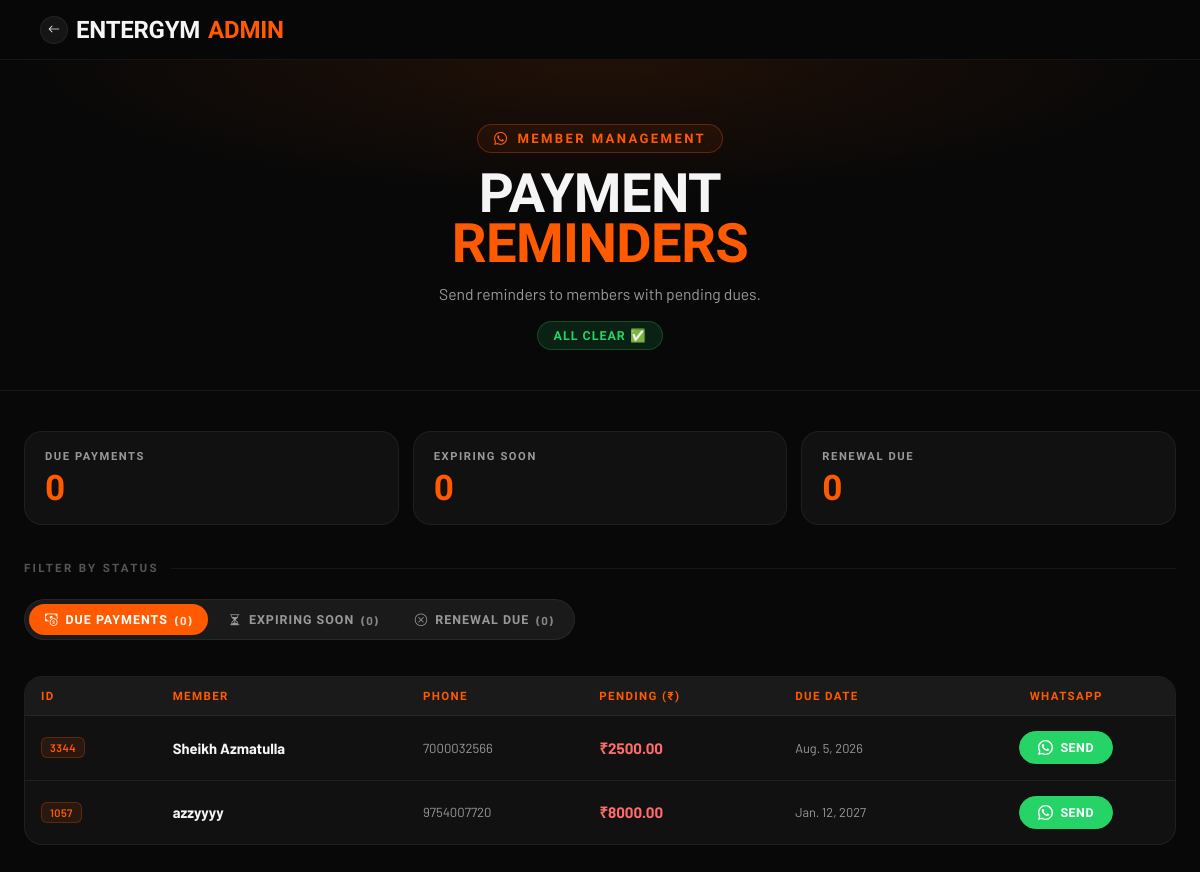
Page /admin-tools/whatsapp/ (signed in) on the committed database.
### AuthFit/models.py (models this page shows, shortened)
class Enrollment(models.Model):
    gym = models.ForeignKey(Gym, on_delete=models.CASCADE, db_index=True)
    objects = GymManager()
    GENDER_CHOICES = [('M', 'Male'), ('F', 'Female')]
    PAYMENT = [("Done", 'Done'), ("Pending", 'Pending')]
    METHOD = [('C', 'CASH'), ('U', 'UPI'), ('B', 'UPI + CASH')]
    SOURCE_CHOICES = [
        ("OWNER", "Owner"),
        ("MEMBER", "Member"),
    ]
    unique_id = models.CharField(max_length=10, editable=False, db_index=True)
    membership_start_date = models.DateField(
        default=timezone.localdate,
        help_text="Actual membership start date. Used to calculate DueDate — "
                "lets owners backdate enrollment for members who joined "
                "before EnterGYM. Distinct from `doj` (record-creation date).",
    )
    user = models.ForeignKey(
        User, on_delete=models.CASCADE, null=True, blank=True
    )
    profile_completed = models.BooleanField(default=False)
    source = models.CharField(max_length=10, choices=SOURCE_CHOICES, default="OWNER")
    fullname = models.CharField(max_length=25)
    email = models.EmailField(blank=True ,null=True)          # blank allowed — owner won't fill this
    gender = models.CharField(max_length=1, choices=GENDER_CHOICES, blank=True ,null=True)
    phone = models.CharField(max_length=10, db_index=True)   # primary lookup field now
    address = models.TextField(blank=True)
    reference = models.CharField(max_length=30, null=True, blank=True)
    selectPlan = models.ForeignKey(MembershipPlan, on_delete=models.CASCADE)
    trainer = models.ForeignKey(
        Trainer, on_delete=models.SET_NULL, null=True, blank=True
    )
    Amount = models.DecimalField(max_digits=10, decimal_places=2)
    paidAmount = models.DecimalField(default=0,max_digits=10,decimal_places=2,null=False)
    paymentDate = models.DateField(blank=True, null=True)
    paymentMethod = models.CharField(
        max_length=1, choices=METHOD, blank=True, null=True
    )
    pendingAmount = models.DecimalField(default=0,max_digits=10,decimal_places=2)
    pendingpaymentMethod = models.CharField(
        max_length=1, choices=METHOD, blank=True, null=True
    )
    pendingpaymentDate =  models.DateField(blank=True, null=True)
    paymentStatus = models.CharField(
        max_length=10, choices=PAYMENT, default="Pending"
    )
    last_expiry_notif_sent = models.DateField(null=True, blank=True)
    initial_invoice_generated = models.BooleanField(
        default=False,
        help_text="Set once the up-front payment collected during Quick Enrollment "
                "has been converted into a Payment + Invoice.",
    )
    doj = models.DateField(auto_now_add=True)
    DueDate = models.DateField(blank=True, null=True,db_index=True)
    created_at = models.DateTimeField(auto_now_add=True)
    is_active = models.BooleanField(default=True, db_index=True)
    is_deleted = models.BooleanField(default=False, db_index=True)
    deleted_at = models.DateTimeField(null=True, blank=True)
    deleted_by = models.ForeignKey(
        User, on_delete=models.SET_NULL, null=True, blank=True, related_name='+'
    )
    face_enrolled = models.BooleanField(default=False)
    face_image = CloudinaryField('image', null=True, blank=True)
    face_embeddings = models.JSONField(default=list, blank=True)
    class Meta:
        unique_together = ('gym', 'unique_id')
        indexes = [
            models.Index(fields=['gym', 'unique_id']),
            models.Index(fields=['gym', 'phone']),
            models.Index(fields=['gym', 'paymentStatus']),
        ]
        constraints = [
            models.UniqueConstraint(
                fields=['gym', 'phone'],
                condition=models.Q(user__isnull=True),
                name='unique_pending_enrollment_phone_per_gym',
            )
        ]
    @property
    def is_expired(self):
        if self.DueDate:
            return timezone.now().date() > self.DueDate
        return False
    @property
    def days_remaining(self):
        if self.DueDate:
            return (self.DueDate - timezone.now().date()).days
        return None

### AuthFit/views.py (the view, shortened to what this page needs)
# urls.py: path('admin-tools/whatsapp/', views.whatsapp_pending_users, name='whatsapp_pending'),
@_gym_staff_required
def whatsapp_pending_users(request):
    gym = getattr(request, 'gym', None)
    today = timezone.now().date()
    base_qs = Enrollment.objects.select_related("selectPlan", "gym", "trainer")
    if gym:
        base_qs = base_qs.filter(gym=gym)
    pending_qs = base_qs.filter(paymentStatus="Pending").order_by("DueDate")
    pending_with_links = []
    for e in pending_qs:
        gym_name = e.gym.gym_name if e.gym else "EnterGYM"
        msg = (
            f"Hello {e.fullname}! Reminder from {gym_name}: "
            f"your payment of Rs.{e.pendingAmount} is pending. "
            f"Please clear your dues at your earliest convenience. Thank you!"
        )
        pending_with_links.append({
            "enrollment": e,
            "wa_link":    f"https://wa.me/91{e.phone}?text={quote(msg)}",
            "panel_data": _panel_data(e, "due"),
        })
    expiring_cutoff = today + timedelta(days=2)
    expiring_qs = base_qs.filter(
        DueDate__gte=today,
        DueDate__lte=expiring_cutoff,
    ).order_by("DueDate")
    expiring_with_links = []
    expired_qs = base_qs.filter(DueDate__lt=today).order_by("-DueDate")
    expired_with_links = []
    for e in expired_qs:
        gym_name = e.gym.gym_name if e.gym else "EnterGYM"
        expired_days = (today - e.DueDate).days
        msg = (
            f"Hello {e.fullname}! Your membership at {gym_name} expired on "
            f"{e.DueDate.strftime('%d %b %Y')}. Please renew to continue access. Thank you!"
        )
        expired_with_links.append({
            "enrollment": e,
            "wa_link":    f"https://wa.me/91{e.phone}?text={quote(msg)}",
            "expired_days": expired_days,
            "panel_data": _panel_data(e, "expired", expired_days=expired_days),
        })
    return render(request, "admin_whatsapp.html", {
        "pending": pending_with_links,
        "expiring_soon": expiring_with_links,
        "expired_members": expired_with_links,
        "pending_count": len(pending_with_links),
        "expiring_count": len(expiring_with_links),
        "expired_count": len(expired_with_links),
        "gym": gym,    })

### AuthFit/context_processors.py (called while the page is built, shortened)
def saas_config(request):
    return {
        'BASE_DOMAIN': os.environ.get('BASE_DOMAIN', 'entergym.in'),
    }

def _user_hash(uid: int) -> str:
    return hmac.new(
        settings.SECRET_KEY.encode("utf-8"),
        str(uid).encode("utf-8"),
        hashlib.sha256,
    ).hexdigest()[:16]

def _build_response(is_enrolled, already_marked, user_hash, request=None):
    config = {
        "isAuthenticated": request.user.is_authenticated if request else False,
        "isEnrolled":      bool(is_enrolled),
        "alreadyMarked":   bool(already_marked),
        "userHash":        user_hash,
    }
    return {
        "GYM_CONFIG_JSON": json.dumps(config),
        "is_enrolled":     bool(is_enrolled),
        "already_marked":  bool(already_marked),
    }

def gym_context(request):
    gym = getattr(request, 'gym', None)
    if gym is None:
        return {'gym': None, 'favicon_url': None, 'logo_url': None}

def gym_branding(request):
    b = get_gym_branding(getattr(request, 'gym', None))
    return {
        "logo_url": b["logo_url"],
        "favicon_url": b["favicon_url"],
        "apple_touch_icon_url": b["apple_touch_icon_url"],
        "splash_logo_url": b["splash_logo_url"],
        "theme_color": b["theme_color"],
        "app_name": b["app_name"],
        "app_short_name": b["app_short_name"],
    }

def gym_theme(request):
    gym = getattr(request, 'gym', None)
    theme = getattr(gym, 'theme', None) or 'default'
    return {'gym_theme': theme}

### AuthFit/templatetags/custom_filters.py (called while the page is built)
@register.filter(is_safe=True)
def data_json(value):
    from django.utils.safestring import mark_safe
    raw = json.dumps(value, ensure_ascii=False)
    escaped = (
        raw
        .replace('&', '&amp;')    # must be first
        .replace('"', '&quot;')
        .replace("'", '&#x27;')
        .replace('<', '&lt;')
        .replace('>', '&gt;')
    )
    return mark_safe(escaped)

### AuthFit/views.py (called while the page is built)
def _gym_staff_required(view_fn):
    @login_required
    @functools.wraps(view_fn)
    def wrapped(request, *args, **kwargs):
        if not getattr(request, 'is_gym_staff', False):
            raise PermissionDenied("Staff access required.")
        return view_fn(request, *args, **kwargs)
    return wrapped

### Gym/mixins.py (called while the page is built)
    def get_queryset(self):
        return GymQuerySet(self.model, using=self._db)

### notifications/context_processors.py (called while the page is built)
def vapid_key(request):
    key = getattr(settings, "VAPID_PUBLIC_KEY", "")
    if not key:
        return {}
    return {"VAPID_PUBLIC_KEY": key}

### templates/admin_whatsapp.html (shortened to what this page needs)
{% load static custom_filters %}
<!doctype html>
<html lang="en">
  <head>
    <link
      rel="stylesheet"
      href="https://cdn.jsdelivr.net/npm/bootstrap-icons@1.11.1/font/bootstrap-icons.css"
    />
  </head>
  <body>
    <nav class="store-nav">
      <div class="nav-inner">
        <a class="nav-brand" href="/">
          <span class="back-icon"><i class="bi bi-arrow-left"></i></span>
          {{ request.gym.gym_name|default:"EnterGYM" }}
          <span class="acc">Admin</span>
        </a>
      </div>
    </nav>
    <header class="page-header">
      <div class="header-inner">
        <div class="header-eyebrow">
          <i class="bi bi-whatsapp"></i> Member Management
        </div>
        <h1 id="pageTitle">Payment <span class="accent" id="pageTitleAccent">Reminders</span></h1>
        <p id="pageDesc">Send reminders to members with pending dues.</p>
        <span class="badge" id="statusBadge"></span>
      </div>
    </header>
    <div class="page-wrapper">
      <div class="summary-cards">
      <div class="summary-card">
        <div class="summary-card-label">Due Payments</div>
        <div class="summary-card-value">{{ pending_count|default:pending|length }}</div>
      </div>
      <div class="summary-card">
        <div class="summary-card-label">Expiring Soon</div>
        <div class="summary-card-value">{{ expiring_count|default:expiring_soon|length }}</div>
      </div>
      <div class="summary-card">
        <div class="summary-card-label">Renewal Due</div>
        <div class="summary-card-value">{{ expired_count|default:expired_members|length }}</div>
      </div>
    </div>
      <p class="section-label">Filter By Status</p>
      <div class="platform-tabs" id="reminder-tabs">
        <button class="tab-btn active" data-tab="due">
          <i class="bi bi-cash-coin"></i> Due Payments
          <span class="tab-count">({{ pending_count|default:pending|length }})</span>
        </button>
        <button class="tab-btn" data-tab="expiring">
          <i class="bi bi-hourglass-split"></i> Expiring Soon
          <span class="tab-count">({{ expiring_count|default:expiring_soon|length }})</span>
        </button>
        <button class="tab-btn" data-tab="expired">
          <i class="bi bi-x-circle"></i> Renewal Due
          <span class="tab-count">({{ expired_count|default:expired_members|length }})</span>
        </button>
      </div>
      <div id="tab-due" class="tab-panel active">
        {% if not pending %}
        <div class="empty-state">No pending payments</div>
        {% else %}
        <div class="table-wrap">
          <table>
            <thead>
              <tr>
                <th>ID</th>
                <th>Member</th>
                <th>Phone</th>
                <th>Pending (₹)</th>
                <th>Due Date</th>
                <th style="text-align: center">WhatsApp</th>
              </tr>
            </thead>
            <tbody>
              {% for item in pending %} {% with e=item.enrollment %}
              <tr class="clickable-row" data-json="{{ item.panel_data|data_json }}">
                <td><span class="cell-id">{{ e.unique_id }}</span></td>
                <td class="cell-name">{{ e.fullname }}</td>
                <td class="cell-phone">{{ e.phone }}</td>
                <td class="cell-amount">₹{{ e.pendingAmount }}</td>
                <td class="cell-due">
                  {{ e.DueDate|default:"—" }}
                </td>
                <td style="text-align: center">
                  <a class="wa-btn" href="{{ item.wa_link }}" target="_blank">
                    Send
                  </a>
                </td>
              </tr>
              {% endwith %} {% endfor %}
            </tbody>
          </table>
        </div>
        {% endif %}
      </div>
    </div>
  </body>
</html>

### rows in the picture
Enrollment: enrollment.unique_id "3344", enrollment.fullname "Sheikh Azmatulla", enrollment.phone "7000032566", enrollment.pendingAmount "2500.00", enrollment.DueDate "Aug. 5, 2026"
Enrollment: enrollment.unique_id "1057", enrollment.fullname "azzyyyy", enrollment.phone "9754007720", enrollment.pendingAmount "8000.00", enrollment.DueDate "Jan. 12, 2027"

### other values in the picture
{{ request.gym.gym_name|default:"EnterGYM" }} "ENTERGYM"
{{ pending_count|default:pending|length }} "0"
{{ expiring_count|default:expiring_soon|length }} "0"
{{ expired_count|default:expired_members|length }} "0"
